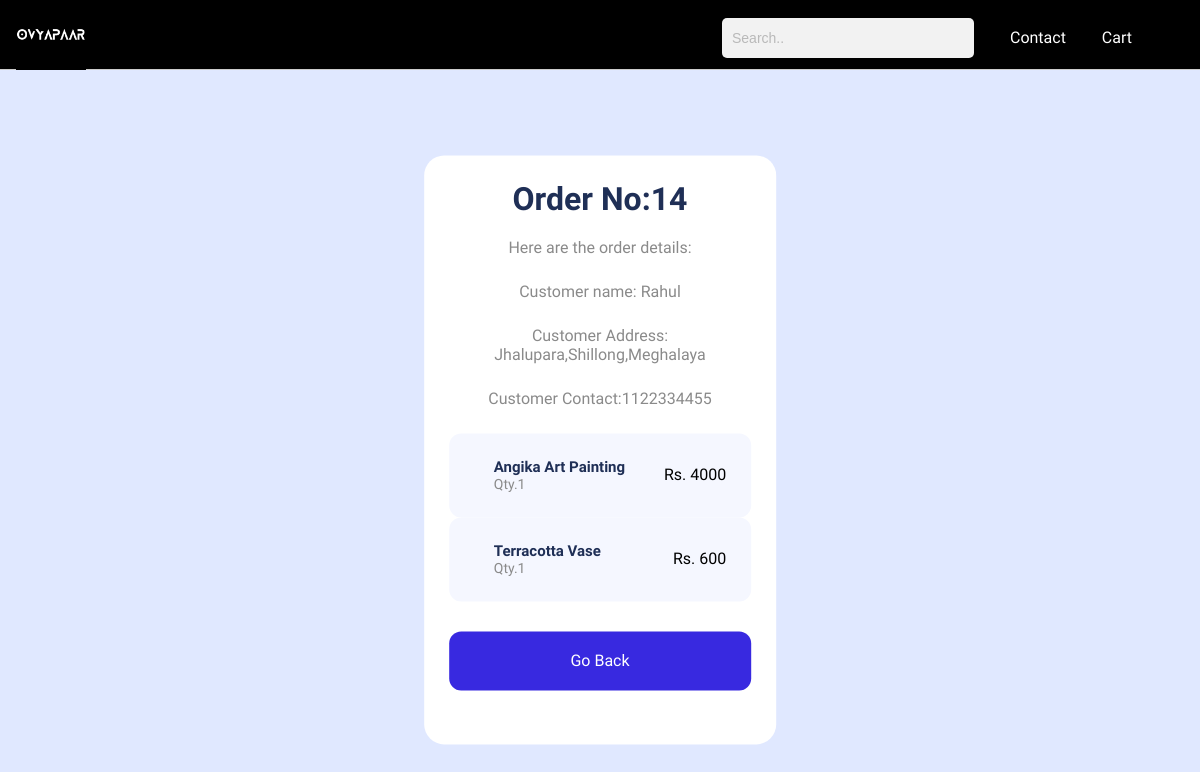
Screenshot of /seller-a-order.php?oid=14 with the database file from the repository.
### tables this page shows
CREATE TABLE `orders` (
  `o_id` int NOT NULL AUTO_INCREMENT,
  `o_date` date NOT NULL,
  `o_time` time NOT NULL,
  `cust_id` int NOT NULL,
  `s_id` int NOT NULL,
  `status` char(1) DEFAULT NULL,
  PRIMARY KEY (`o_id`),
  KEY `cust_id` (`cust_id`),
  KEY `s_id` (`s_id`),
  CONSTRAINT `orders_ibfk_1` FOREIGN KEY (`cust_id`) REFERENCES `customer` (`cust_id`),
  CONSTRAINT `orders_ibfk_2` FOREIGN KEY (`s_id`) REFERENCES `seller` (`s_id`)
);

CREATE TABLE `customer` (
  `cust_id` int NOT NULL AUTO_INCREMENT,
  `f_name` varchar(50) NOT NULL,
  `m_name` varchar(50) DEFAULT NULL,
  `l_name` varchar(50) DEFAULT NULL,
  `locality` varchar(100) NOT NULL,
  `city` varchar(100) NOT NULL,
  `state` varchar(100) NOT NULL,
  `country` varchar(100) NOT NULL,
  `dob` date NOT NULL,
  `number` char(10) NOT NULL,
  `mail` varchar(50) NOT NULL,
  `password` varchar(100) NOT NULL,
  PRIMARY KEY (`cust_id`),
  UNIQUE KEY `number` (`number`),
  UNIQUE KEY `mail` (`mail`)
);

CREATE TABLE `orderdetail` (
  `o_id` int NOT NULL,
  `product_id` int NOT NULL,
  `quantity` int NOT NULL,
  `rate` float DEFAULT NULL,
  PRIMARY KEY (`o_id`,`product_id`),
  KEY `product_id` (`product_id`),
  CONSTRAINT `orderdetail_ibfk_1` FOREIGN KEY (`o_id`) REFERENCES `orders` (`o_id`),
  CONSTRAINT `orderdetail_ibfk_2` FOREIGN KEY (`product_id`) REFERENCES `product` (`product_id`)
);

CREATE TABLE `product` (
  `product_id` int NOT NULL AUTO_INCREMENT,
  `p_name` varchar(50) NOT NULL,
  `unit` varchar(50) NOT NULL,
  `p_price` varchar(50) NOT NULL,
  `p_desc` varchar(150) NOT NULL,
  `p_image` longblob,
  `category` varchar(50) NOT NULL,
  `s_id` int DEFAULT NULL,
  PRIMARY KEY (`product_id`),
  KEY `fk_s_id` (`s_id`),
  CONSTRAINT `fk_s_id` FOREIGN KEY (`s_id`) REFERENCES `seller` (`s_id`)
);

### order-common.php (called while the page is built, shortened)
<?php
function fetch_order($oid)
{
    $orders=null;
    $con = new mysqli(HOSTNAME, USERNAME, PASSWORD, DATABASE);
    $sql = "SELECT * FROM orders WHERE o_id='$oid'";
    $result = $con->query($sql);
    if ($result->num_rows > 0) {
        $orders = $result->fetch_all(MYSQLI_ASSOC);
    } else {
        return "No orders found";
    }
    return $orders;
}
function fetch_order_details($oid)
{
    $order_details=null;
    $con = new mysqli(HOSTNAME, USERNAME, PASSWORD, DATABASE);
    $sql = "SELECT * FROM orderdetail WHERE o_id='$oid'";
    $result = $con->query($sql);
    if ($result->num_rows > 0) {
        $order_details = $result->fetch_all(MYSQLI_ASSOC);
    } else {
        return "No orders found";
    }
    return $order_details;
}

### customer-common.php (called while the page is built, shortened)
<?php
function fetch_customer_address($cid)
{
    $address = null;
    $con = new mysqli(HOSTNAME, USERNAME, PASSWORD, DATABASE);
    $sql = "select locality, city, state, country from customer where cust_id='$cid'";
    $result = $con->query($sql);
    if ($result->num_rows > 0) {
      $address = $result->fetch_all(MYSQLI_ASSOC);
    }
    return $address;
}
function get_customer_name_by_cid($cid)
{
    $con=new mysqli(HOSTNAME, USERNAME, PASSWORD, DATABASE);
    $sql="select f_name from customer where cust_id='$cid'";
    $result = $con->query($sql);
    if($result->num_rows>0) {
        $row = $result->fetch_assoc();
    }
    return $row['f_name'];
}

### customer-controller.php (called while the page is built, shortened)
<?php
function get_customer_details($cid)
{
    $con=new mysqli(HOSTNAME, USERNAME, PASSWORD, DATABASE);
    $sql="select * from customer where cust_id='$cid'";
    $result = $con->query($sql);
    if($result->num_rows>0) {
        $row = $result->fetch_assoc();
    }
    return $row;
}

### product-common.php (called while the page is built, shortened)
<?php
function fetch_product($product_id)
{
    $con = new mysqli(HOSTNAME, USERNAME, PASSWORD, DATABASE);
    $sql = "SELECT * FROM product WHERE product_id='$product_id'";
    $result = $con->query($sql);
    if ($result->num_rows > 0) {
        $product = $result->fetch_all(MYSQLI_ASSOC);
        return $product;
    } else {
        return "No product found!";
    }
}

### seller-a-order.php (the view, shortened to what this page needs)
<?php
require_once "./order-common.php";
require_once "./product-common.php";
require_once "./customer-common.php";
require_once "./customer-controller.php";
$order_id = $_GET['oid'];
$order = fetch_order($order_id);
$order_details = fetch_order_details($order_id);
?>
<!DOCTYPE html>
<html lang="en">
<head>
  <link rel="stylesheet" href="orderconfirmation.css">
  <link rel="stylesheet" href="homepagenew.css">
</head>
<body>
<header class="site-header">
  <div class="site-identity">
    <a href="homepagenew.php"><img src="ovyapaar.png" alt="O-Vyapaar"></a>
  </div>
  <nav class="site-navigation">
    <ul class="nav">
      <li><input type="text" placeholder="Search.."></li>
      <li><a href="contact.html">Contact</a></li>
      <li><a href="cart.php">Cart <span><?php if(isset($_SESSION['cust_id']))  ?></span></a></li>
    </ul>
  </nav>
</header>
  <div class="container">
    <div class="text-content">
      <h2 class="title">
        Order No:<?= $order[0]['o_id']; ?>
      </h2>
      <p class="subtitle">
        Here are the order details:</p>
        <p class="subtitle">Customer name: <?= get_customer_name_by_cid($order[0]['cust_id']);?>
      </p>
      <?php
              $address = fetch_customer_address($order[0]['cust_id']);
              $number = get_customer_details($order[0]['cust_id']);
              ?>
      <p class="subtitle">Customer Address: <?= $address[0]['locality']; ?>,<?= $address[0]['city']; ?>,<?= $address[0]['state']; ?>
      </p>
      <p class="subtitle">Customer Contact:<?= $number['number']; ?>
      </p>
      <?php
      foreach ($order_details as $order_item) {
      ?>
        <div class="plan-box">
          <div class="plan-box-left">
            <div>
              <?php
              $product = fetch_product($order_item['product_id']);
              ?>
              <h5><?= $product[0]['p_name'] ;?></h5>
              <p>Qty.<?= $order_item['quantity'];?></p>
            </div>
          </div>
          Rs. <?= $order_item['rate'];?>
        </div>
      <?php
      }
      ?>
      <a href="seller-dashboard.php" class="proceed-btn">Go Back</a>
    </div>
  </div>
</body>
</html>

### orderconfirmation.css (style rules this page uses)
* { margin: 0; padding: 0; box-sizing: border-box; }
body { font-family: 'Red Hat Display', sans-serif; min-height: 100vh; background-image: url(https://www.digitshack.com/codepen/mentor1/pattern-background-desktop.svg); background-repeat: no-repeat; background-size: cover; background-color: hsl(225, 100%, 94%); position: relative; font-size: 16px; }
.container { position: absolute; left: 50%; top: 50%; transform: translate(-50%, -50%); max-width: 450px; background: white; border-radius: 20px; overflow: hidden; }
.text-content { padding: 7%; text-align: center; }
.title { color: hsl(223, 47%, 23%); font-weight: 900; font-size: 32px; margin-bottom: 20px; }
.text-content p.subtitle { color: #8a8a8a; margin-bottom: 25px; }
.plan-box { background-color: hsl(225, 100%, 98%); border-radius: 12px; display: flex; padding: 25px; align-items: center; justify-content: space-between; }
.plan-box-left { display: flex; align-items: center; text-align: left; }
.plan-box-left div { margin-left: 20px; }
.plan-box-left div h5 { font-weight: 900; font-size: 15px; color: hsl(223, 47%, 23%); }
.plan-box-left div p { font-size: 14px; color: #8a8a8a; }
a.proceed-btn { display: block; text-decoration: none; color: white; background-color: hsl(245, 75%, 52%); padding: 20px 0; border-radius: 12px; margin: 30px 0; transition: background-color .3s ease; }

### homepagenew.css (style rules this page uses)
body { margin-top: 0; margin-left: 0; }
header { background-color: black; top: 0; width: 98%; position: fixed; color: white; height: 70px; display: flex; justify-content: space-between; align-items: center; padding: 0 5%; border-bottom: 1px solid #f2f2f2; left: 0; }
.site-identity img { width:70px; float: left; margin: 0 10px 0 0; }
.site-navigation { float: right; }
.site-navigation ul, li { margin: 0; padding: 0; }
.site-navigation li { display: inline-block; margin: 1.4em 1em 1em 1em; }
a { text-decoration: none; color: #fff; }
.site-header { border-bottom: 1px solid #ccc; padding: .5em 1em; }
input[type="text"] { width: 100%; height: 40px; padding: 0 10px; background-color: #f2f2f2; border-radius: 5px; border: none; font-size: 18px; }
input[type="text"]::placeholder { font-size: 14px; color: #b9b9b9; }

### seller-a-order.php (style rules this page uses)
header { background-color: black; top: 0; width: 100%; position: fixed; color: white; height: 70px; }
.container { margin-top: 50px; }

### rows the page displays
orders: o_id "14", cust.f_name "Rahul"
customer: locality "Jhalupara", city "Shillong", state "Meghalaya", number "1122334455"
orderdetail: product.p_name "Angika Art Painting", quantity "1", rate "4000"
orderdetail: product.p_name "Terracotta Vase", quantity "1", rate "600"
